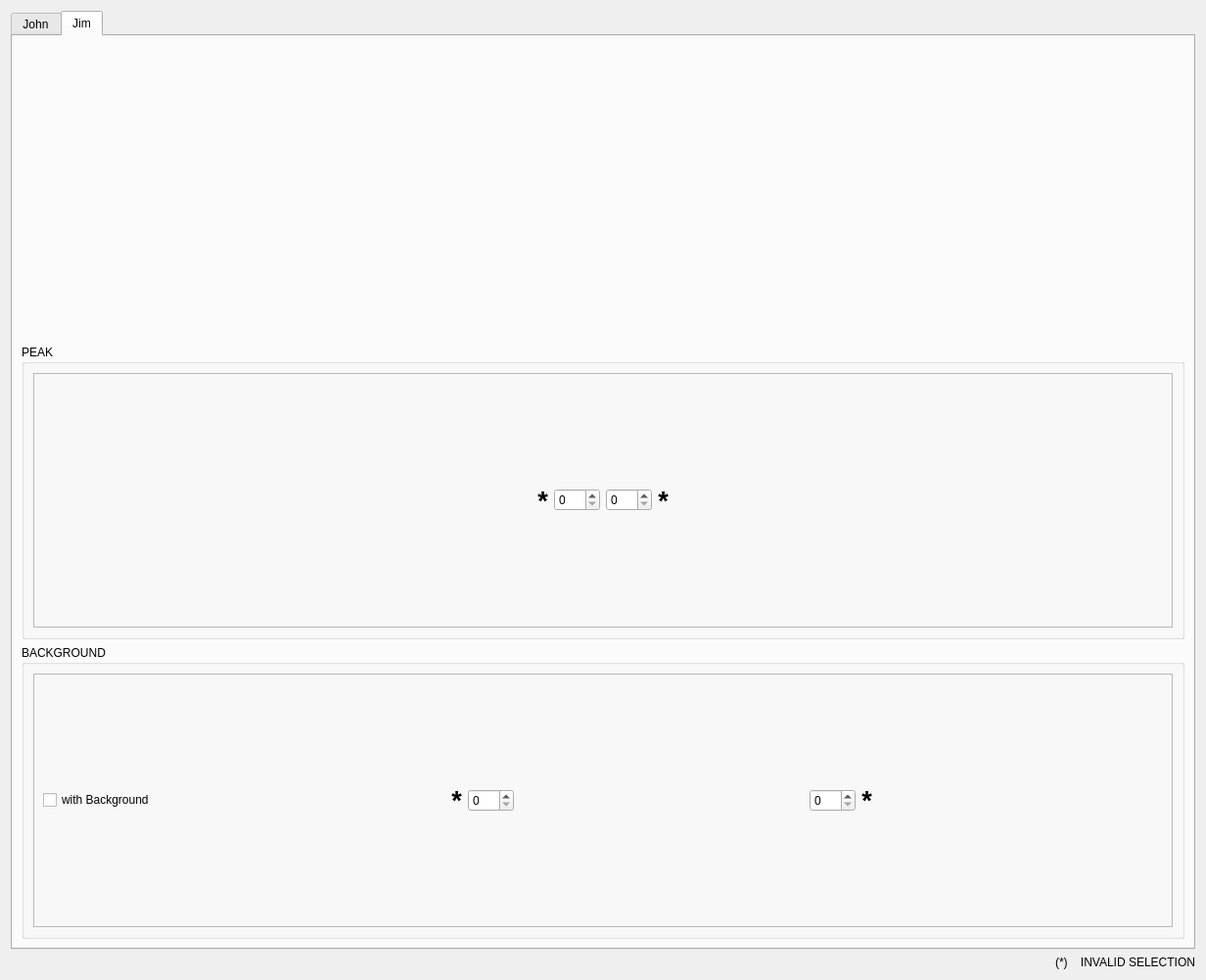
<?xml version="1.0" encoding="UTF-8"?>
<ui version="4.0">
 <class>Dialog</class>
 <widget class="QDialog" name="Dialog">
  <property name="geometry">
   <rect>
    <x>0</x>
    <y>0</y>
    <width>1232</width>
    <height>1001</height>
   </rect>
  </property>
  <property name="windowTitle">
   <string>Dialog</string>
  </property>
  <layout class="QVBoxLayout" name="verticalLayout_3">
   <item>
    <widget class="QTabWidget" name="tabWidget">
     <property name="currentIndex">
      <number>1</number>
     </property>
     <widget class="QWidget" name="tab">
      <attribute name="title">
       <string>John</string>
      </attribute>
      <layout class="QHBoxLayout" name="horizontalLayout">
       <item>
        <widget class="MPLWidgetXLog" name="plot_pixel_vs_counts" native="true"/>
       </item>
       <item>
        <widget class="QGroupBox" name="groupBox_4">
         <property name="sizePolicy">
          <sizepolicy hsizetype="Fixed" vsizetype="Preferred">
           <horstretch>0</horstretch>
           <verstretch>0</verstretch>
          </sizepolicy>
         </property>
         <property name="title">
          <string>PEAK</string>
         </property>
         <layout class="QVBoxLayout" name="verticalLayout_11">
          <item>
           <widget class="QFrame" name="frame">
            <property name="frameShape">
             <enum>QFrame::StyledPanel</enum>
            </property>
            <property name="frameShadow">
             <enum>QFrame::Raised</enum>
            </property>
            <layout class="QVBoxLayout" name="verticalLayout_12">
             <item>
              <layout class="QHBoxLayout" name="horizontalLayout_15">
               <item>
                <layout class="QVBoxLayout" name="verticalLayout_13">
                 <item>
                  <spacer name="verticalSpacer_2">
                   <property name="orientation">
                    <enum>Qt::Vertical</enum>
                   </property>
                   <property name="sizeHint" stdset="0">
                    <size>
                     <width>20</width>
                     <height>40</height>
                    </size>
                   </property>
                  </spacer>
                 </item>
                 <item>
                  <widget class="QLabel" name="john_peak2_label">
                   <property name="font">
                    <font>
                     <pointsize>20</pointsize>
                     <weight>75</weight>
                     <bold>true</bold>
                    </font>
                   </property>
                   <property name="accessibleDescription">
                    <string/>
                   </property>
                   <property name="text">
                    <string>*</string>
                   </property>
                   <property name="alignment">
                    <set>Qt::AlignBottom|Qt::AlignHCenter</set>
                   </property>
                  </widget>
                 </item>
                 <item>
                  <widget class="QSpinBox" name="john_peak2">
                   <property name="maximum">
                    <number>303</number>
                   </property>
                  </widget>
                 </item>
                </layout>
               </item>
              </layout>
             </item>
             <item>
              <layout class="QHBoxLayout" name="horizontalLayout_16">
               <item>
                <layout class="QVBoxLayout" name="verticalLayout_14">
                 <item>
                  <widget class="QSpinBox" name="john_peak1">
                   <property name="maximum">
                    <number>303</number>
                   </property>
                  </widget>
                 </item>
                 <item>
                  <widget class="QLabel" name="john_peak1_label">
                   <property name="font">
                    <font>
                     <pointsize>20</pointsize>
                     <weight>75</weight>
                     <bold>true</bold>
                    </font>
                   </property>
                   <property name="accessibleDescription">
                    <string/>
                   </property>
                   <property name="text">
                    <string>*</string>
                   </property>
                   <property name="alignment">
                    <set>Qt::AlignBottom|Qt::AlignHCenter</set>
                   </property>
                  </widget>
                 </item>
                 <item>
                  <spacer name="verticalSpacer_7">
                   <property name="orientation">
                    <enum>Qt::Vertical</enum>
                   </property>
                   <property name="sizeHint" stdset="0">
                    <size>
                     <width>20</width>
                     <height>40</height>
                    </size>
                   </property>
                  </spacer>
                 </item>
                </layout>
               </item>
              </layout>
             </item>
            </layout>
           </widget>
          </item>
         </layout>
        </widget>
       </item>
       <item>
        <widget class="QGroupBox" name="groupBox_3">
         <property name="sizePolicy">
          <sizepolicy hsizetype="Fixed" vsizetype="Preferred">
           <horstretch>0</horstretch>
           <verstretch>0</verstretch>
          </sizepolicy>
         </property>
         <property name="title">
          <string>BACKGROUND</string>
         </property>
         <layout class="QVBoxLayout" name="verticalLayout_8">
          <item>
           <widget class="QFrame" name="frame_2">
            <property name="frameShape">
             <enum>QFrame::StyledPanel</enum>
            </property>
            <property name="frameShadow">
             <enum>QFrame::Raised</enum>
            </property>
            <layout class="QVBoxLayout" name="verticalLayout_7">
             <item>
              <layout class="QHBoxLayout" name="horizontalLayout_13">
               <item>
                <layout class="QVBoxLayout" name="verticalLayout_9">
                 <item>
                  <widget class="QCheckBox" name="john_back_flag">
                   <property name="text">
                    <string>with Back.</string>
                   </property>
                  </widget>
                 </item>
                 <item>
                  <spacer name="verticalSpacer_3">
                   <property name="orientation">
                    <enum>Qt::Vertical</enum>
                   </property>
                   <property name="sizeHint" stdset="0">
                    <size>
                     <width>20</width>
                     <height>40</height>
                    </size>
                   </property>
                  </spacer>
                 </item>
                 <item>
                  <widget class="QLabel" name="john_back2_label">
                   <property name="font">
                    <font>
                     <pointsize>20</pointsize>
                     <weight>75</weight>
                     <bold>true</bold>
                    </font>
                   </property>
                   <property name="accessibleDescription">
                    <string/>
                   </property>
                   <property name="text">
                    <string>*</string>
                   </property>
                   <property name="alignment">
                    <set>Qt::AlignBottom|Qt::AlignHCenter</set>
                   </property>
                  </widget>
                 </item>
                 <item>
                  <widget class="QSpinBox" name="john_back2">
                   <property name="maximum">
                    <number>303</number>
                   </property>
                  </widget>
                 </item>
                 <item>
                  <spacer name="verticalSpacer_4">
                   <property name="orientation">
                    <enum>Qt::Vertical</enum>
                   </property>
                   <property name="sizeHint" stdset="0">
                    <size>
                     <width>20</width>
                     <height>40</height>
                    </size>
                   </property>
                  </spacer>
                 </item>
                </layout>
               </item>
              </layout>
             </item>
             <item>
              <layout class="QHBoxLayout" name="horizontalLayout_14">
               <item>
                <layout class="QVBoxLayout" name="verticalLayout_10">
                 <item>
                  <spacer name="verticalSpacer_5">
                   <property name="orientation">
                    <enum>Qt::Vertical</enum>
                   </property>
                   <property name="sizeHint" stdset="0">
                    <size>
                     <width>20</width>
                     <height>40</height>
                    </size>
                   </property>
                  </spacer>
                 </item>
                 <item>
                  <widget class="QSpinBox" name="john_back1">
                   <property name="maximum">
                    <number>303</number>
                   </property>
                  </widget>
                 </item>
                 <item>
                  <widget class="QLabel" name="john_back1_label">
                   <property name="font">
                    <font>
                     <pointsize>20</pointsize>
                     <weight>75</weight>
                     <bold>true</bold>
                    </font>
                   </property>
                   <property name="accessibleDescription">
                    <string/>
                   </property>
                   <property name="text">
                    <string>*</string>
                   </property>
                   <property name="alignment">
                    <set>Qt::AlignBottom|Qt::AlignHCenter</set>
                   </property>
                  </widget>
                 </item>
                 <item>
                  <spacer name="verticalSpacer_6">
                   <property name="orientation">
                    <enum>Qt::Vertical</enum>
                   </property>
                   <property name="sizeHint" stdset="0">
                    <size>
                     <width>20</width>
                     <height>40</height>
                    </size>
                   </property>
                  </spacer>
                 </item>
                </layout>
               </item>
              </layout>
             </item>
            </layout>
           </widget>
          </item>
         </layout>
        </widget>
       </item>
      </layout>
     </widget>
     <widget class="QWidget" name="tab_2">
      <attribute name="title">
       <string>Jim</string>
      </attribute>
      <layout class="QVBoxLayout" name="verticalLayout">
       <item>
        <widget class="MPLWidget" name="plot_counts_vs_pixel" native="true"/>
       </item>
       <item>
        <widget class="QGroupBox" name="groupBox">
         <property name="title">
          <string>PEAK</string>
         </property>
         <layout class="QHBoxLayout" name="horizontalLayout_3">
          <item>
           <widget class="QFrame" name="frame_3">
            <property name="frameShape">
             <enum>QFrame::StyledPanel</enum>
            </property>
            <property name="frameShadow">
             <enum>QFrame::Raised</enum>
            </property>
            <layout class="QHBoxLayout" name="horizontalLayout_9">
             <item>
              <layout class="QVBoxLayout" name="verticalLayout_2">
               <item>
                <layout class="QHBoxLayout" name="horizontalLayout_4">
                 <item>
                  <spacer name="horizontalSpacer_2">
                   <property name="orientation">
                    <enum>Qt::Horizontal</enum>
                   </property>
                   <property name="sizeHint" stdset="0">
                    <size>
                     <width>40</width>
                     <height>20</height>
                    </size>
                   </property>
                  </spacer>
                 </item>
                 <item>
                  <widget class="QLabel" name="jim_peak1_label">
                   <property name="font">
                    <font>
                     <pointsize>20</pointsize>
                     <weight>75</weight>
                     <bold>true</bold>
                    </font>
                   </property>
                   <property name="accessibleDescription">
                    <string/>
                   </property>
                   <property name="inputMethodHints">
                    <set>Qt::ImhNone</set>
                   </property>
                   <property name="text">
                    <string>*</string>
                   </property>
                   <property name="alignment">
                    <set>Qt::AlignCenter</set>
                   </property>
                  </widget>
                 </item>
                 <item>
                  <widget class="QSpinBox" name="jim_peak1">
                   <property name="maximum">
                    <number>303</number>
                   </property>
                  </widget>
                 </item>
                 <item>
                  <widget class="QSpinBox" name="jim_peak2">
                   <property name="maximum">
                    <number>303</number>
                   </property>
                  </widget>
                 </item>
                 <item>
                  <widget class="QLabel" name="jim_peak2_label">
                   <property name="font">
                    <font>
                     <pointsize>20</pointsize>
                     <weight>75</weight>
                     <bold>true</bold>
                    </font>
                   </property>
                   <property name="accessibleDescription">
                    <string/>
                   </property>
                   <property name="text">
                    <string>*</string>
                   </property>
                   <property name="alignment">
                    <set>Qt::AlignCenter</set>
                   </property>
                  </widget>
                 </item>
                 <item>
                  <spacer name="horizontalSpacer">
                   <property name="orientation">
                    <enum>Qt::Horizontal</enum>
                   </property>
                   <property name="sizeHint" stdset="0">
                    <size>
                     <width>40</width>
                     <height>20</height>
                    </size>
                   </property>
                  </spacer>
                 </item>
                </layout>
               </item>
              </layout>
             </item>
            </layout>
           </widget>
          </item>
         </layout>
        </widget>
       </item>
       <item>
        <widget class="QGroupBox" name="groupBox_2">
         <property name="title">
          <string>BACKGROUND</string>
         </property>
         <layout class="QHBoxLayout" name="horizontalLayout_6">
          <item>
           <widget class="QFrame" name="frame_4">
            <property name="frameShape">
             <enum>QFrame::StyledPanel</enum>
            </property>
            <property name="frameShadow">
             <enum>QFrame::Raised</enum>
            </property>
            <layout class="QHBoxLayout" name="horizontalLayout_5">
             <item>
              <widget class="QCheckBox" name="jim_back_flag">
               <property name="text">
                <string>with Background</string>
               </property>
              </widget>
             </item>
             <item>
              <spacer name="horizontalSpacer_3">
               <property name="orientation">
                <enum>Qt::Horizontal</enum>
               </property>
               <property name="sizeHint" stdset="0">
                <size>
                 <width>200</width>
                 <height>20</height>
                </size>
               </property>
              </spacer>
             </item>
             <item>
              <widget class="QLabel" name="jim_back1_label">
               <property name="font">
                <font>
                 <pointsize>20</pointsize>
                 <weight>75</weight>
                 <bold>true</bold>
                </font>
               </property>
               <property name="accessibleDescription">
                <string/>
               </property>
               <property name="text">
                <string>*</string>
               </property>
               <property name="alignment">
                <set>Qt::AlignCenter</set>
               </property>
              </widget>
             </item>
             <item>
              <widget class="QSpinBox" name="jim_back1">
               <property name="maximum">
                <number>303</number>
               </property>
              </widget>
             </item>
             <item>
              <spacer name="horizontalSpacer_4">
               <property name="orientation">
                <enum>Qt::Horizontal</enum>
               </property>
               <property name="sizeHint" stdset="0">
                <size>
                 <width>40</width>
                 <height>20</height>
                </size>
               </property>
              </spacer>
             </item>
             <item>
              <widget class="QSpinBox" name="jim_back2">
               <property name="maximum">
                <number>303</number>
               </property>
              </widget>
             </item>
             <item>
              <widget class="QLabel" name="jim_back2_label">
               <property name="font">
                <font>
                 <pointsize>20</pointsize>
                 <weight>75</weight>
                 <bold>true</bold>
                </font>
               </property>
               <property name="accessibleDescription">
                <string/>
               </property>
               <property name="text">
                <string>*</string>
               </property>
               <property name="alignment">
                <set>Qt::AlignCenter</set>
               </property>
              </widget>
             </item>
             <item>
              <spacer name="horizontalSpacer_5">
               <property name="orientation">
                <enum>Qt::Horizontal</enum>
               </property>
               <property name="sizeHint" stdset="0">
                <size>
                 <width>40</width>
                 <height>20</height>
                </size>
               </property>
              </spacer>
             </item>
            </layout>
           </widget>
          </item>
         </layout>
        </widget>
       </item>
      </layout>
     </widget>
    </widget>
   </item>
   <item>
    <widget class="QLabel" name="invalid_selection_label">
     <property name="text">
      <string>(*)    INVALID SELECTION</string>
     </property>
     <property name="alignment">
      <set>Qt::AlignRight|Qt::AlignTrailing|Qt::AlignVCenter</set>
     </property>
    </widget>
   </item>
  </layout>
 </widget>
 <customwidgets>
  <customwidget>
   <class>MPLWidget</class>
   <extends>QWidget</extends>
   <header location="global">.mplwidget.h</header>
   <container>1</container>
  </customwidget>
  <customwidget>
   <class>MPLWidgetXLog</class>
   <extends>QWidget</extends>
   <header location="global">.mplwidgetxlog.h</header>
   <container>1</container>
  </customwidget>
 </customwidgets>
 <resources>
  <include location="../icons/icons.qrc"/>
 </resources>
 <connections>
  <connection>
   <sender>jim_peak1</sender>
   <signal>editingFinished()</signal>
   <receiver>Dialog</receiver>
   <slot>jim_peak1_spinbox_signal()</slot>
   <hints>
    <hint type="sourcelabel">
     <x>587</x>
     <y>509</y>
    </hint>
    <hint type="destinationlabel">
     <x>615</x>
     <y>500</y>
    </hint>
   </hints>
  </connection>
  <connection>
   <sender>john_peak1</sender>
   <signal>editingFinished()</signal>
   <receiver>Dialog</receiver>
   <slot>john_peak1_spinbox_signal()</slot>
   <hints>
    <hint type="sourcelabel">
     <x>1027</x>
     <y>540</y>
    </hint>
    <hint type="destinationlabel">
     <x>615</x>
     <y>500</y>
    </hint>
   </hints>
  </connection>
  <connection>
   <sender>jim_peak2</sender>
   <signal>editingFinished()</signal>
   <receiver>Dialog</receiver>
   <slot>jim_peak2_spinbox_signal()</slot>
   <hints>
    <hint type="sourcelabel">
     <x>652</x>
     <y>509</y>
    </hint>
    <hint type="destinationlabel">
     <x>615</x>
     <y>500</y>
    </hint>
   </hints>
  </connection>
  <connection>
   <sender>john_peak2</sender>
   <signal>editingFinished()</signal>
   <receiver>Dialog</receiver>
   <slot>john_peak2_spinbox_signal()</slot>
   <hints>
    <hint type="sourcelabel">
     <x>1027</x>
     <y>503</y>
    </hint>
    <hint type="destinationlabel">
     <x>615</x>
     <y>500</y>
    </hint>
   </hints>
  </connection>
  <connection>
   <sender>jim_back1</sender>
   <signal>editingFinished()</signal>
   <receiver>Dialog</receiver>
   <slot>jim_back1_spinbox_signal()</slot>
   <hints>
    <hint type="sourcelabel">
     <x>327</x>
     <y>821</y>
    </hint>
    <hint type="destinationlabel">
     <x>615</x>
     <y>500</y>
    </hint>
   </hints>
  </connection>
  <connection>
   <sender>john_back1</sender>
   <signal>editingFinished()</signal>
   <receiver>Dialog</receiver>
   <slot>john_back1_spinbox_signal()</slot>
   <hints>
    <hint type="sourcelabel">
     <x>1163</x>
     <y>742</y>
    </hint>
    <hint type="destinationlabel">
     <x>615</x>
     <y>500</y>
    </hint>
   </hints>
  </connection>
  <connection>
   <sender>jim_back2</sender>
   <signal>editingFinished()</signal>
   <receiver>Dialog</receiver>
   <slot>jim_back2_spinbox_signal()</slot>
   <hints>
    <hint type="sourcelabel">
     <x>913</x>
     <y>821</y>
    </hint>
    <hint type="destinationlabel">
     <x>615</x>
     <y>500</y>
    </hint>
   </hints>
  </connection>
  <connection>
   <sender>john_back2</sender>
   <signal>editingFinished()</signal>
   <receiver>Dialog</receiver>
   <slot>john_back2_spinbox_signal()</slot>
   <hints>
    <hint type="sourcelabel">
     <x>1163</x>
     <y>301</y>
    </hint>
    <hint type="destinationlabel">
     <x>615</x>
     <y>500</y>
    </hint>
   </hints>
  </connection>
  <connection>
   <sender>jim_back_flag</sender>
   <signal>clicked(bool)</signal>
   <receiver>Dialog</receiver>
   <slot>jim_back_flag_clicked()</slot>
   <hints>
    <hint type="sourcelabel">
     <x>115</x>
     <y>814</y>
    </hint>
    <hint type="destinationlabel">
     <x>615</x>
     <y>500</y>
    </hint>
   </hints>
  </connection>
  <connection>
   <sender>john_back_flag</sender>
   <signal>clicked(bool)</signal>
   <receiver>Dialog</receiver>
   <slot>john_back_flag_clicked()</slot>
   <hints>
    <hint type="sourcelabel">
     <x>1142</x>
     <y>96</y>
    </hint>
    <hint type="destinationlabel">
     <x>615</x>
     <y>500</y>
    </hint>
   </hints>
  </connection>
 </connections>
 <slots>
  <slot>update_peak1_spinbox()</slot>
  <slot>update_peak2_spinbox()</slot>
  <slot>update_back1_spinbox()</slot>
  <slot>update_back2_spinbox()</slot>
  <slot>jim_peak1_slider_signal()</slot>
  <slot>jim_peak1_spinbox_signal()</slot>
  <slot>jim_peak2_slider_signal()</slot>
  <slot>jim_peak2_spinbox_signal()</slot>
  <slot>john_peak1_slider_signal()</slot>
  <slot>john_peak1_spinbox_signal()</slot>
  <slot>john_peak2_slider_signal()</slot>
  <slot>john_peak2_spinbox_signal()</slot>
  <slot>jim_back1_slider_signal()</slot>
  <slot>jim_back1_spinbox_signal()</slot>
  <slot>jim_back2_slider_signal()</slot>
  <slot>jim_back2_spinbox_signal()</slot>
  <slot>john_back1_slider_signal()</slot>
  <slot>john_back1_spinbox_signal()</slot>
  <slot>john_back2_slider_signal()</slot>
  <slot>john_back2_spinbox_signal()</slot>
  <slot>jim_back_flag_clicked()</slot>
  <slot>john_back_flag_clicked()</slot>
 </slots>
</ui>
